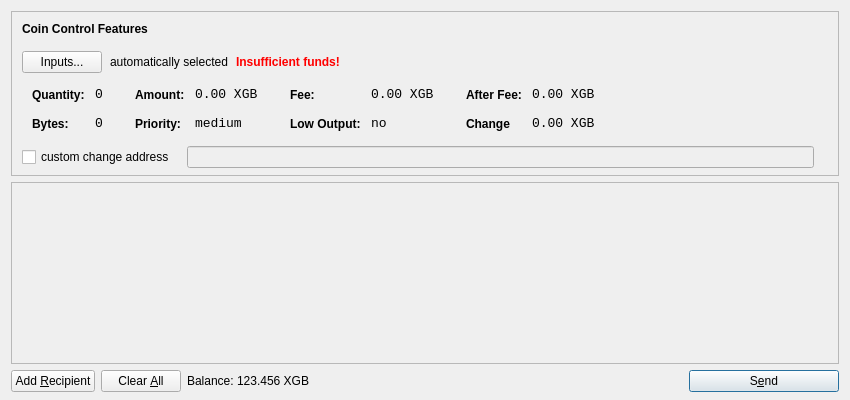
<?xml version="1.0" encoding="UTF-8"?>
<ui version="4.0">
 <class>SendCoinsDialog</class>
 <widget class="QDialog" name="SendCoinsDialog">
  <property name="geometry">
   <rect>
    <x>0</x>
    <y>0</y>
    <width>850</width>
    <height>400</height>
   </rect>
  </property>
  <property name="windowTitle">
   <string>Send Coins</string>
  </property>
  <layout class="QVBoxLayout" name="verticalLayout" stretch="0,1,0">
   <property name="bottomMargin">
    <number>8</number>
   </property>
   <item>
    <widget class="QFrame" name="frameCoinControl">
     <property name="sizePolicy">
      <sizepolicy hsizetype="Expanding" vsizetype="Expanding">
       <horstretch>0</horstretch>
       <verstretch>0</verstretch>
      </sizepolicy>
     </property>
     <property name="maximumSize">
      <size>
       <width>16777215</width>
       <height>16777215</height>
      </size>
     </property>
     <property name="frameShape">
      <enum>QFrame::StyledPanel</enum>
     </property>
     <property name="frameShadow">
      <enum>QFrame::Sunken</enum>
     </property>
     <layout class="QVBoxLayout" name="verticalLayoutCoinControl2">
      <property name="spacing">
       <number>-1</number>
      </property>
      <property name="leftMargin">
       <number>0</number>
      </property>
      <property name="topMargin">
       <number>0</number>
      </property>
      <property name="rightMargin">
       <number>0</number>
      </property>
      <property name="bottomMargin">
       <number>6</number>
      </property>
      <item>
       <layout class="QVBoxLayout" name="verticalLayoutCoinControl" stretch="0,0,0,0,1">
        <property name="spacing">
         <number>0</number>
        </property>
        <property name="leftMargin">
         <number>10</number>
        </property>
        <property name="topMargin">
         <number>10</number>
        </property>
        <item>
         <layout class="QHBoxLayout" name="horizontalLayoutCoinControl1">
          <property name="bottomMargin">
           <number>15</number>
          </property>
          <item>
           <widget class="QLabel" name="labelCoinControlFeatures">
            <property name="sizePolicy">
             <sizepolicy hsizetype="Preferred" vsizetype="Maximum">
              <horstretch>0</horstretch>
              <verstretch>0</verstretch>
             </sizepolicy>
            </property>
            <property name="font">
             <font>
              <weight>75</weight>
              <bold>true</bold>
             </font>
            </property>
            <property name="styleSheet">
             <string notr="true">font-weight:bold;</string>
            </property>
            <property name="text">
             <string>Coin Control Features</string>
            </property>
           </widget>
          </item>
         </layout>
        </item>
        <item>
         <layout class="QHBoxLayout" name="horizontalLayoutCoinControl2" stretch="0,0,0,0">
          <property name="spacing">
           <number>8</number>
          </property>
          <property name="bottomMargin">
           <number>10</number>
          </property>
          <item>
           <widget class="QPushButton" name="pushButtonCoinControl">
            <property name="styleSheet">
             <string notr="true"/>
            </property>
            <property name="text">
             <string>Inputs...</string>
            </property>
           </widget>
          </item>
          <item>
           <widget class="QLabel" name="labelCoinControlAutomaticallySelected">
            <property name="text">
             <string>automatically selected</string>
            </property>
            <property name="margin">
             <number>5</number>
            </property>
           </widget>
          </item>
          <item>
           <widget class="QLabel" name="labelCoinControlInsuffFunds">
            <property name="font">
             <font>
              <weight>75</weight>
              <bold>true</bold>
             </font>
            </property>
            <property name="styleSheet">
             <string notr="true">color:red;font-weight:bold;</string>
            </property>
            <property name="text">
             <string>Insufficient funds!</string>
            </property>
            <property name="margin">
             <number>5</number>
            </property>
           </widget>
          </item>
          <item>
           <spacer name="horizontalSpacerCoinControl">
            <property name="orientation">
             <enum>Qt::Horizontal</enum>
            </property>
            <property name="sizeHint" stdset="0">
             <size>
              <width>40</width>
              <height>1</height>
             </size>
            </property>
           </spacer>
          </item>
         </layout>
        </item>
        <item>
         <widget class="QWidget" name="widgetCoinControl" native="true">
          <property name="sizePolicy">
           <sizepolicy hsizetype="Preferred" vsizetype="Preferred">
            <horstretch>0</horstretch>
            <verstretch>0</verstretch>
           </sizepolicy>
          </property>
          <property name="minimumSize">
           <size>
            <width>0</width>
            <height>0</height>
           </size>
          </property>
          <property name="styleSheet">
           <string notr="true"/>
          </property>
          <layout class="QHBoxLayout" name="horizontalLayoutCoinControl5">
           <property name="leftMargin">
            <number>0</number>
           </property>
           <property name="topMargin">
            <number>0</number>
           </property>
           <property name="rightMargin">
            <number>0</number>
           </property>
           <property name="bottomMargin">
            <number>0</number>
           </property>
           <item>
            <layout class="QHBoxLayout" name="horizontalLayoutCoinControl3" stretch="0,0,0,1">
             <property name="spacing">
              <number>20</number>
             </property>
             <property name="topMargin">
              <number>0</number>
             </property>
             <property name="bottomMargin">
              <number>10</number>
             </property>
             <item>
              <layout class="QFormLayout" name="formLayoutCoinControl1">
               <property name="horizontalSpacing">
                <number>10</number>
               </property>
               <property name="verticalSpacing">
                <number>14</number>
               </property>
               <property name="leftMargin">
                <number>10</number>
               </property>
               <property name="topMargin">
                <number>4</number>
               </property>
               <property name="rightMargin">
                <number>6</number>
               </property>
               <item row="0" column="0">
                <widget class="QLabel" name="labelCoinControlQuantityText">
                 <property name="styleSheet">
                  <string notr="true">font-weight:bold;</string>
                 </property>
                 <property name="text">
                  <string>Quantity:</string>
                 </property>
                 <property name="margin">
                  <number>0</number>
                 </property>
                </widget>
               </item>
               <item row="0" column="1">
                <widget class="QLabel" name="labelCoinControlQuantity">
                 <property name="font">
                  <font>
                   <family>Monospace</family>
                   <pointsize>10</pointsize>
                  </font>
                 </property>
                 <property name="cursor">
                  <cursorShape>IBeamCursor</cursorShape>
                 </property>
                 <property name="contextMenuPolicy">
                  <enum>Qt::ActionsContextMenu</enum>
                 </property>
                 <property name="text">
                  <string>0</string>
                 </property>
                 <property name="margin">
                  <number>0</number>
                 </property>
                 <property name="textInteractionFlags">
                  <set>Qt::LinksAccessibleByMouse|Qt::TextSelectableByKeyboard|Qt::TextSelectableByMouse</set>
                 </property>
                </widget>
               </item>
               <item row="1" column="0">
                <widget class="QLabel" name="labelCoinControlBytesText">
                 <property name="styleSheet">
                  <string notr="true">font-weight:bold;</string>
                 </property>
                 <property name="text">
                  <string>Bytes:</string>
                 </property>
                </widget>
               </item>
               <item row="1" column="1">
                <widget class="QLabel" name="labelCoinControlBytes">
                 <property name="font">
                  <font>
                   <family>Monospace</family>
                   <pointsize>10</pointsize>
                  </font>
                 </property>
                 <property name="cursor">
                  <cursorShape>IBeamCursor</cursorShape>
                 </property>
                 <property name="contextMenuPolicy">
                  <enum>Qt::ActionsContextMenu</enum>
                 </property>
                 <property name="text">
                  <string>0</string>
                 </property>
                 <property name="textInteractionFlags">
                  <set>Qt::LinksAccessibleByMouse|Qt::TextSelectableByKeyboard|Qt::TextSelectableByMouse</set>
                 </property>
                </widget>
               </item>
              </layout>
             </item>
             <item>
              <layout class="QFormLayout" name="formLayoutCoinControl2">
               <property name="horizontalSpacing">
                <number>10</number>
               </property>
               <property name="verticalSpacing">
                <number>14</number>
               </property>
               <property name="leftMargin">
                <number>6</number>
               </property>
               <property name="topMargin">
                <number>4</number>
               </property>
               <property name="rightMargin">
                <number>6</number>
               </property>
               <item row="0" column="0">
                <widget class="QLabel" name="labelCoinControlAmountText">
                 <property name="styleSheet">
                  <string notr="true">font-weight:bold;</string>
                 </property>
                 <property name="text">
                  <string>Amount:</string>
                 </property>
                 <property name="margin">
                  <number>0</number>
                 </property>
                </widget>
               </item>
               <item row="0" column="1">
                <widget class="QLabel" name="labelCoinControlAmount">
                 <property name="font">
                  <font>
                   <family>Monospace</family>
                   <pointsize>10</pointsize>
                  </font>
                 </property>
                 <property name="cursor">
                  <cursorShape>IBeamCursor</cursorShape>
                 </property>
                 <property name="contextMenuPolicy">
                  <enum>Qt::ActionsContextMenu</enum>
                 </property>
                 <property name="text">
                  <string>0.00 XGB</string>
                 </property>
                 <property name="textInteractionFlags">
                  <set>Qt::LinksAccessibleByMouse|Qt::TextSelectableByKeyboard|Qt::TextSelectableByMouse</set>
                 </property>
                </widget>
               </item>
               <item row="1" column="0">
                <widget class="QLabel" name="labelCoinControlPriorityText">
                 <property name="styleSheet">
                  <string notr="true">font-weight:bold;</string>
                 </property>
                 <property name="text">
                  <string>Priority:</string>
                 </property>
                </widget>
               </item>
               <item row="1" column="1">
                <widget class="QLabel" name="labelCoinControlPriority">
                 <property name="font">
                  <font>
                   <family>Monospace</family>
                   <pointsize>10</pointsize>
                  </font>
                 </property>
                 <property name="cursor">
                  <cursorShape>IBeamCursor</cursorShape>
                 </property>
                 <property name="contextMenuPolicy">
                  <enum>Qt::ActionsContextMenu</enum>
                 </property>
                 <property name="text">
                  <string>medium</string>
                 </property>
                 <property name="textInteractionFlags">
                  <set>Qt::LinksAccessibleByMouse|Qt::TextSelectableByKeyboard|Qt::TextSelectableByMouse</set>
                 </property>
                </widget>
               </item>
              </layout>
             </item>
             <item>
              <layout class="QFormLayout" name="formLayoutCoinControl3">
               <property name="horizontalSpacing">
                <number>10</number>
               </property>
               <property name="verticalSpacing">
                <number>14</number>
               </property>
               <property name="leftMargin">
                <number>6</number>
               </property>
               <property name="topMargin">
                <number>4</number>
               </property>
               <property name="rightMargin">
                <number>6</number>
               </property>
               <item row="0" column="0">
                <widget class="QLabel" name="labelCoinControlFeeText">
                 <property name="styleSheet">
                  <string notr="true">font-weight:bold;</string>
                 </property>
                 <property name="text">
                  <string>Fee:</string>
                 </property>
                 <property name="margin">
                  <number>0</number>
                 </property>
                </widget>
               </item>
               <item row="0" column="1">
                <widget class="QLabel" name="labelCoinControlFee">
                 <property name="font">
                  <font>
                   <family>Monospace</family>
                   <pointsize>10</pointsize>
                  </font>
                 </property>
                 <property name="cursor">
                  <cursorShape>IBeamCursor</cursorShape>
                 </property>
                 <property name="contextMenuPolicy">
                  <enum>Qt::ActionsContextMenu</enum>
                 </property>
                 <property name="text">
                  <string>0.00 XGB</string>
                 </property>
                 <property name="textInteractionFlags">
                  <set>Qt::LinksAccessibleByMouse|Qt::TextSelectableByKeyboard|Qt::TextSelectableByMouse</set>
                 </property>
                </widget>
               </item>
               <item row="1" column="0">
                <widget class="QLabel" name="labelCoinControlLowOutputText">
                 <property name="styleSheet">
                  <string notr="true">font-weight:bold;</string>
                 </property>
                 <property name="text">
                  <string>Low Output:</string>
                 </property>
                </widget>
               </item>
               <item row="1" column="1">
                <widget class="QLabel" name="labelCoinControlLowOutput">
                 <property name="font">
                  <font>
                   <family>Monospace</family>
                   <pointsize>10</pointsize>
                  </font>
                 </property>
                 <property name="cursor">
                  <cursorShape>IBeamCursor</cursorShape>
                 </property>
                 <property name="contextMenuPolicy">
                  <enum>Qt::ActionsContextMenu</enum>
                 </property>
                 <property name="text">
                  <string>no</string>
                 </property>
                 <property name="textInteractionFlags">
                  <set>Qt::LinksAccessibleByMouse|Qt::TextSelectableByKeyboard|Qt::TextSelectableByMouse</set>
                 </property>
                </widget>
               </item>
              </layout>
             </item>
             <item>
              <layout class="QFormLayout" name="formLayoutCoinControl4">
               <property name="horizontalSpacing">
                <number>10</number>
               </property>
               <property name="verticalSpacing">
                <number>14</number>
               </property>
               <property name="leftMargin">
                <number>6</number>
               </property>
               <property name="topMargin">
                <number>4</number>
               </property>
               <property name="rightMargin">
                <number>6</number>
               </property>
               <item row="0" column="0">
                <widget class="QLabel" name="labelCoinControlAfterFeeText">
                 <property name="styleSheet">
                  <string notr="true">font-weight:bold;</string>
                 </property>
                 <property name="text">
                  <string>After Fee:</string>
                 </property>
                 <property name="margin">
                  <number>0</number>
                 </property>
                </widget>
               </item>
               <item row="0" column="1">
                <widget class="QLabel" name="labelCoinControlAfterFee">
                 <property name="font">
                  <font>
                   <family>Monospace</family>
                   <pointsize>10</pointsize>
                  </font>
                 </property>
                 <property name="cursor">
                  <cursorShape>IBeamCursor</cursorShape>
                 </property>
                 <property name="contextMenuPolicy">
                  <enum>Qt::ActionsContextMenu</enum>
                 </property>
                 <property name="text">
                  <string>0.00 XGB</string>
                 </property>
                 <property name="textInteractionFlags">
                  <set>Qt::LinksAccessibleByMouse|Qt::TextSelectableByKeyboard|Qt::TextSelectableByMouse</set>
                 </property>
                </widget>
               </item>
               <item row="1" column="0">
                <widget class="QLabel" name="labelCoinControlChangeText">
                 <property name="styleSheet">
                  <string notr="true">font-weight:bold;</string>
                 </property>
                 <property name="text">
                  <string>Change</string>
                 </property>
                </widget>
               </item>
               <item row="1" column="1">
                <widget class="QLabel" name="labelCoinControlChange">
                 <property name="font">
                  <font>
                   <family>Monospace</family>
                   <pointsize>10</pointsize>
                  </font>
                 </property>
                 <property name="cursor">
                  <cursorShape>IBeamCursor</cursorShape>
                 </property>
                 <property name="contextMenuPolicy">
                  <enum>Qt::ActionsContextMenu</enum>
                 </property>
                 <property name="text">
                  <string>0.00 XGB</string>
                 </property>
                 <property name="textInteractionFlags">
                  <set>Qt::LinksAccessibleByMouse|Qt::TextSelectableByKeyboard|Qt::TextSelectableByMouse</set>
                 </property>
                </widget>
               </item>
              </layout>
             </item>
            </layout>
           </item>
          </layout>
         </widget>
        </item>
        <item>
         <layout class="QHBoxLayout" name="horizontalLayoutCoinControl4" stretch="0,0,0">
          <property name="spacing">
           <number>12</number>
          </property>
          <property name="sizeConstraint">
           <enum>QLayout::SetDefaultConstraint</enum>
          </property>
          <property name="topMargin">
           <number>5</number>
          </property>
          <property name="rightMargin">
           <number>5</number>
          </property>
          <item>
           <widget class="QCheckBox" name="checkBoxCoinControlChange">
            <property name="text">
             <string>custom change address</string>
            </property>
           </widget>
          </item>
          <item>
           <widget class="QLineEdit" name="lineEditCoinControlChange">
            <property name="enabled">
             <bool>false</bool>
            </property>
            <property name="sizePolicy">
             <sizepolicy hsizetype="Expanding" vsizetype="Fixed">
              <horstretch>0</horstretch>
              <verstretch>0</verstretch>
             </sizepolicy>
            </property>
           </widget>
          </item>
          <item>
           <widget class="QLabel" name="labelCoinControlChangeLabel">
            <property name="sizePolicy">
             <sizepolicy hsizetype="Preferred" vsizetype="Expanding">
              <horstretch>0</horstretch>
              <verstretch>0</verstretch>
             </sizepolicy>
            </property>
            <property name="minimumSize">
             <size>
              <width>0</width>
              <height>0</height>
             </size>
            </property>
            <property name="text">
             <string/>
            </property>
            <property name="margin">
             <number>3</number>
            </property>
           </widget>
          </item>
         </layout>
        </item>
        <item>
         <spacer name="verticalSpacerCoinControl">
          <property name="orientation">
           <enum>Qt::Vertical</enum>
          </property>
          <property name="sizeHint" stdset="0">
           <size>
            <width>800</width>
            <height>1</height>
           </size>
          </property>
         </spacer>
        </item>
       </layout>
      </item>
     </layout>
    </widget>
   </item>
   <item>
    <widget class="QScrollArea" name="scrollArea">
     <property name="widgetResizable">
      <bool>true</bool>
     </property>
     <widget class="QWidget" name="scrollAreaWidgetContents">
      <property name="geometry">
       <rect>
        <x>0</x>
        <y>0</y>
        <width>824</width>
        <height>141</height>
       </rect>
      </property>
      <layout class="QVBoxLayout" name="verticalLayout_2">
       <property name="leftMargin">
        <number>0</number>
       </property>
       <property name="topMargin">
        <number>0</number>
       </property>
       <property name="rightMargin">
        <number>0</number>
       </property>
       <property name="bottomMargin">
        <number>0</number>
       </property>
       <item>
        <layout class="QVBoxLayout" name="entries">
         <property name="spacing">
          <number>6</number>
         </property>
        </layout>
       </item>
       <item>
        <spacer name="verticalSpacer">
         <property name="orientation">
          <enum>Qt::Vertical</enum>
         </property>
         <property name="sizeHint" stdset="0">
          <size>
           <width>20</width>
           <height>40</height>
          </size>
         </property>
        </spacer>
       </item>
      </layout>
     </widget>
    </widget>
   </item>
   <item>
    <layout class="QHBoxLayout" name="horizontalLayout">
     <item>
      <widget class="QPushButton" name="addButton">
       <property name="toolTip">
        <string>Send to multiple recipients at once</string>
       </property>
       <property name="text">
        <string>Add &amp;Recipient</string>
       </property>
       <property name="icon">
        <iconset resource="../bitcoin.qrc">
         <normaloff>:/icons/add</normaloff>:/icons/add</iconset>
       </property>
       <property name="autoDefault">
        <bool>false</bool>
       </property>
      </widget>
     </item>
     <item>
      <widget class="QPushButton" name="clearButton">
       <property name="sizePolicy">
        <sizepolicy hsizetype="Minimum" vsizetype="Fixed">
         <horstretch>0</horstretch>
         <verstretch>0</verstretch>
        </sizepolicy>
       </property>
       <property name="toolTip">
        <string>Remove all transaction fields</string>
       </property>
       <property name="text">
        <string>Clear &amp;All</string>
       </property>
       <property name="icon">
        <iconset resource="../bitcoin.qrc">
         <normaloff>:/icons/remove</normaloff>:/icons/remove</iconset>
       </property>
       <property name="autoRepeatDelay">
        <number>300</number>
       </property>
       <property name="autoDefault">
        <bool>false</bool>
       </property>
      </widget>
     </item>
     <item>
      <layout class="QHBoxLayout" name="horizontalLayout_2">
       <property name="spacing">
        <number>3</number>
       </property>
       <item>
        <widget class="QLabel" name="label">
         <property name="sizePolicy">
          <sizepolicy hsizetype="Preferred" vsizetype="Fixed">
           <horstretch>0</horstretch>
           <verstretch>0</verstretch>
          </sizepolicy>
         </property>
         <property name="text">
          <string>Balance:</string>
         </property>
        </widget>
       </item>
       <item>
        <widget class="QLabel" name="labelBalance">
         <property name="sizePolicy">
          <sizepolicy hsizetype="Preferred" vsizetype="Fixed">
           <horstretch>0</horstretch>
           <verstretch>0</verstretch>
          </sizepolicy>
         </property>
         <property name="cursor">
          <cursorShape>IBeamCursor</cursorShape>
         </property>
         <property name="text">
          <string>123.456 XGB</string>
         </property>
         <property name="textInteractionFlags">
          <set>Qt::LinksAccessibleByMouse|Qt::TextSelectableByKeyboard|Qt::TextSelectableByMouse</set>
         </property>
        </widget>
       </item>
      </layout>
     </item>
     <item>
      <spacer name="horizontalSpacer">
       <property name="orientation">
        <enum>Qt::Horizontal</enum>
       </property>
       <property name="sizeHint" stdset="0">
        <size>
         <width>40</width>
         <height>20</height>
        </size>
       </property>
      </spacer>
     </item>
     <item>
      <widget class="QPushButton" name="sendButton">
       <property name="minimumSize">
        <size>
         <width>150</width>
         <height>0</height>
        </size>
       </property>
       <property name="toolTip">
        <string>Confirm the send action</string>
       </property>
       <property name="text">
        <string>S&amp;end</string>
       </property>
       <property name="icon">
        <iconset resource="../bitcoin.qrc">
         <normaloff>:/icons/send</normaloff>:/icons/send</iconset>
       </property>
       <property name="default">
        <bool>true</bool>
       </property>
      </widget>
     </item>
    </layout>
   </item>
  </layout>
 </widget>
 <resources>
  <include location="../bitcoin.qrc"/>
 </resources>
 <connections/>
</ui>
